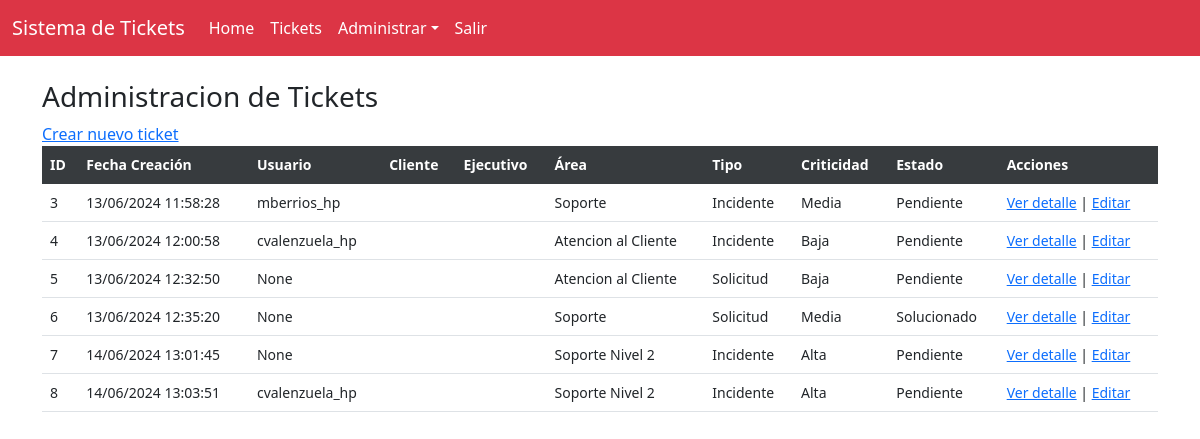
Before: /home/tickets/ (signed in) with the older database file.
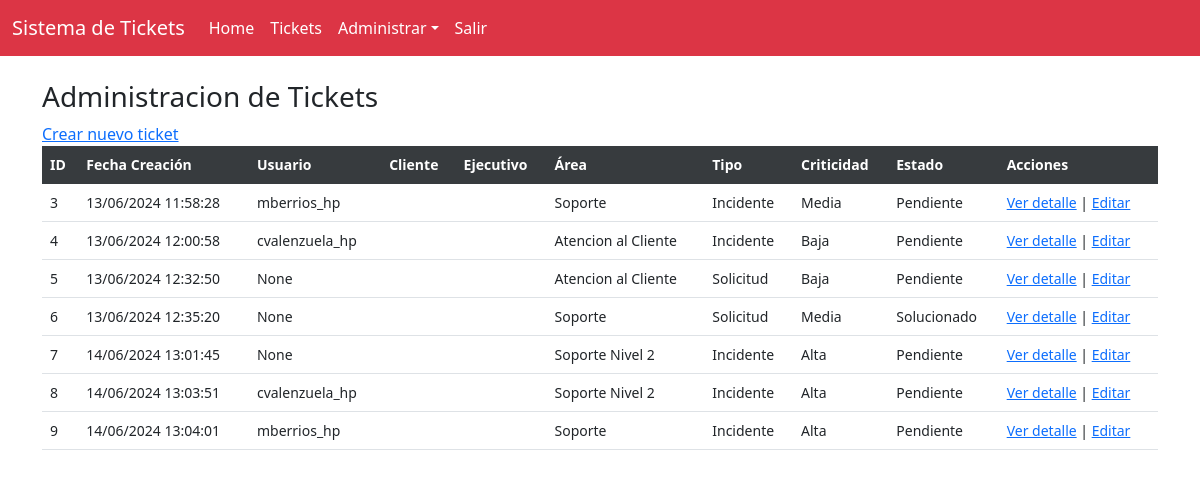
After: the same page with the newer database file.
### core/models.py (models this page shows)
class Ticket(models.Model):
    fecha_creacion = models.DateTimeField(auto_now_add=True)
    cliente = models.ForeignKey("Profile", on_delete=models.CASCADE, related_name='tickets_creados')
    ejecutivo = models.ForeignKey("Profile", on_delete=models.CASCADE, related_name='tickets_asignados')
    area = models.ForeignKey("Area", on_delete=models.CASCADE, verbose_name="Area", default = 'Ejecutivo Telefonico')
    tipo = models.ForeignKey("Tipo", on_delete=models.CASCADE, verbose_name="Tipo",default='Solicitud')
    criticidad = models.ForeignKey("Criticidad", on_delete=models.CASCADE, verbose_name="Criticidad",default='Media')
    estado = models.ForeignKey("Estado", on_delete=models.CASCADE, verbose_name="Estado", default=1)
    descripcion = models.TextField()
    observaciones = models.TextField(blank=True)
    user = models.ForeignKey(User,on_delete=models.CASCADE, verbose_name='Usuario', null=True)

class Area(models.Model):
    nombre_area = models.CharField(max_length=255, blank=False)
    def __str__(self):
        return self.nombre_area

class Tipo(models.Model):
    tipo_ticket = models.CharField(max_length=50, blank=False)
    def __str__(self):
        return self.tipo_ticket

class Criticidad(models.Model):
    nombre_criticidad = models.CharField(max_length=255, blank=False)
    def __str__(self):
        return self.nombre_criticidad

class Estado(models.Model):
    estado_ticket = models.CharField(max_length=55, blank=False)
    def __str__(self):
        return self.estado_ticket

### core/views.py (the view)
# urls.py: path('tickets/', vista_listar_tickets, name='tickets'),
@login_required
def vista_listar_tickets(request):
    tickets = Ticket.objects.all()
    return render(request, 'core/tickets/listar_tickets.html', {'tickets': tickets})

### core/templates/core/tickets/listar_tickets.html
{% extends 'core/base.html' %}
{% block content %}
<h3> Administracion de Tickets </h3>
<a href="{% url 'crear_ticket' %}">Crear nuevo ticket</a>
<div
class="table-responsive small"
>
<table class="table table-centered table-nowrap table-hover">
    <thead class="thead-light table-active table-dark">
        <tr>
            <th>ID</th>
            <th>Fecha Creación</th>
            <th>Usuario</th>
            <th>Cliente</th>
            <th>Ejecutivo</th>
            <th>Área</th>
            <th>Tipo</th>
            <th>Criticidad</th>
            <th>Estado</th>
            <th>Acciones</th>
        </tr>
    </thead>
    <tbody>
        {% for ticket in tickets %}
        <tr>
            <td>{{ ticket.id }}</td>
            <td>{{ ticket.fecha_creacion | date:"d/m/Y H:i:s" }}</td>
            <td>{{ ticket.user }}
            <td>{{ ticket.cliente.nombre }} {{ ticket.cliente.apellido }}</td>
            <td>{{ ticket.ejecutivo.nombre }} {{ ticket.ejecutivo.apellido }}</td>
            <td>{{ ticket.area }}</td>
            <td>{{ ticket.tipo }}</td>
            <td>{{ ticket.criticidad }}</td>
            <td>{{ ticket.estado }}</td>
            <td>
                <a href="{% url 'detalle_ticket' ticket.pk  %}" target='_blank'>Ver detalle</a> |
                <a href="{% url 'editar_ticket' ticket.pk %}">Editar</a>
            </td>
        </tr>
        {% endfor %}
    </tbody>
</table>
</div>
{% endblock %}

Changed rows visible on the page:
added Ticket: id "9", fecha_creacion "14/06/2024 13:04:01", user "mberrios_hp", area "Soporte", tipo "Incidente", criticidad "Alta", estado "Pendiente"
